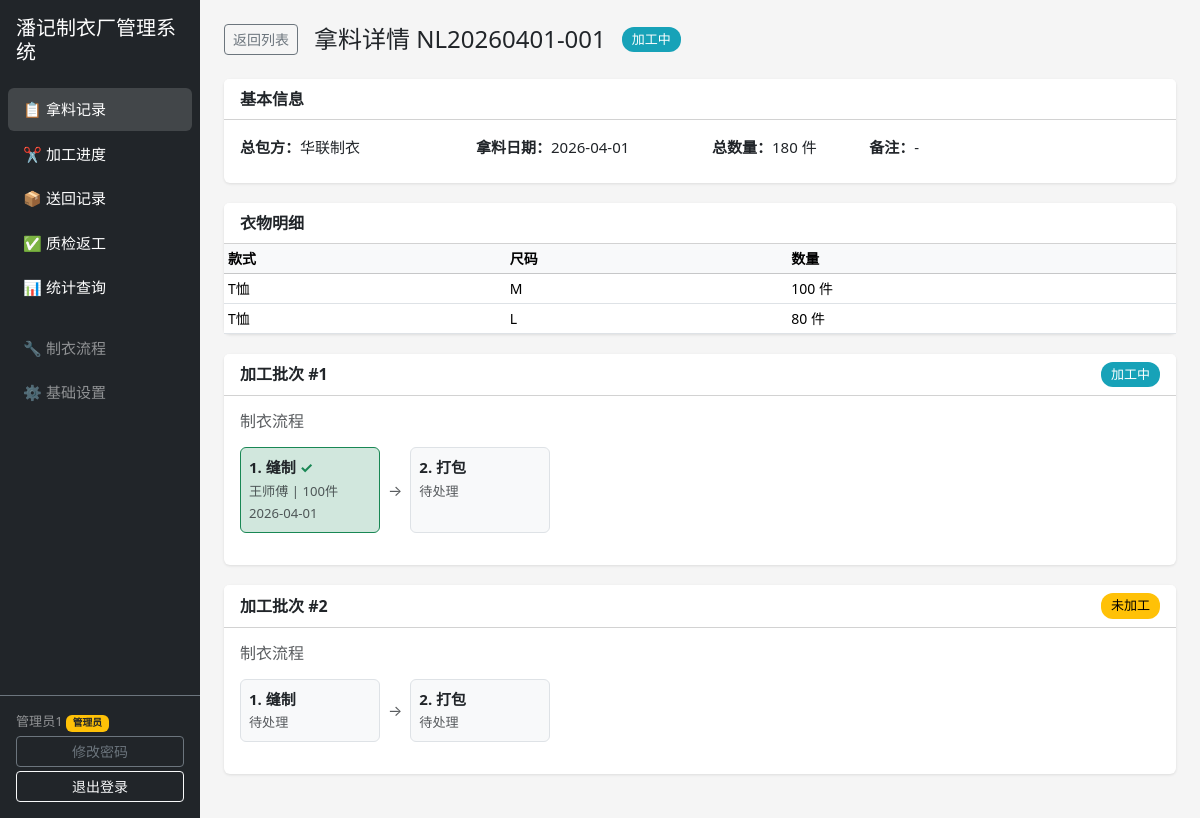
The page /material/1 (signed in) on the database its author committed.
### tables this page shows
CREATE TABLE worker (
    id INTEGER PRIMARY KEY AUTOINCREMENT,
    name TEXT NOT NULL,
    phone TEXT DEFAULT '',
    password TEXT DEFAULT '',
    pwd_changed INTEGER DEFAULT 0,
    is_admin INTEGER DEFAULT 0
);

CREATE TABLE material_pickup (
    id INTEGER PRIMARY KEY AUTOINCREMENT,
    code TEXT NOT NULL DEFAULT '',
    contractor_id INTEGER NOT NULL,
    pickup_date TEXT NOT NULL,
    notes TEXT DEFAULT '',
    status TEXT DEFAULT '未加工',
    FOREIGN KEY (contractor_id) REFERENCES contractor(id)
);

CREATE TABLE contractor (
    id INTEGER PRIMARY KEY AUTOINCREMENT,
    name TEXT NOT NULL,
    contact_person TEXT DEFAULT '',
    contact_info TEXT DEFAULT ''
);

CREATE TABLE material_item (
    id INTEGER PRIMARY KEY AUTOINCREMENT,
    material_id INTEGER NOT NULL,
    style_id INTEGER NOT NULL,
    size TEXT DEFAULT '',
    quantity INTEGER NOT NULL,
    FOREIGN KEY (material_id) REFERENCES material_pickup(id) ON DELETE CASCADE,
    FOREIGN KEY (style_id) REFERENCES style(id)
);

CREATE TABLE style (
    id INTEGER PRIMARY KEY AUTOINCREMENT,
    name TEXT NOT NULL,
    spec TEXT DEFAULT ''
);

CREATE TABLE processing (
    id INTEGER PRIMARY KEY AUTOINCREMENT,
    material_id INTEGER NOT NULL,
    batch_qty INTEGER NOT NULL DEFAULT 0,
    status TEXT DEFAULT '未加工',
    FOREIGN KEY (material_id) REFERENCES material_pickup(id)
);

CREATE TABLE processing_step (
    id INTEGER PRIMARY KEY AUTOINCREMENT,
    processing_id INTEGER NOT NULL,
    flow_step_id INTEGER NOT NULL,
    worker_id INTEGER,
    quantity INTEGER,
    complete_date TEXT,
    FOREIGN KEY (processing_id) REFERENCES processing(id) ON DELETE CASCADE,
    FOREIGN KEY (flow_step_id) REFERENCES flow_step(id),
    FOREIGN KEY (worker_id) REFERENCES worker(id)
);

CREATE TABLE flow_step (
    id INTEGER PRIMARY KEY AUTOINCREMENT,
    contractor_id INTEGER NOT NULL,
    name TEXT NOT NULL,
    step_order INTEGER NOT NULL DEFAULT 0,
    FOREIGN KEY (contractor_id) REFERENCES contractor(id) ON DELETE CASCADE
);

### garment/app/views/material.py (the view, shortened to what this page needs)
@bp.route('/<int:id>')
def detail(id):
    db = get_db()
    material = db.execute(
        MATERIAL_SUMMARY_SQL + ' WHERE m.id=? GROUP BY m.id', (id,)
    ).fetchone()
    if not material:
        flash('记录不存在', 'error')
        return redirect(url_for('material.list_materials'))
    items = db.execute("""SELECT mi.*, s.name as style_name
                          FROM material_item mi JOIN style s ON mi.style_id = s.id
                          WHERE mi.material_id=? ORDER BY mi.id""", (id,)).fetchall()
    procs = db.execute('SELECT * FROM processing WHERE material_id=? ORDER BY id', (id,)).fetchall()
    proc_details = []
    for p in procs:
        steps = db.execute("""SELECT ps.*, fs.name as step_name, fs.step_order, w.name as worker_name
                              FROM processing_step ps
                              JOIN flow_step fs ON ps.flow_step_id = fs.id
                              LEFT JOIN worker w ON ps.worker_id = w.id
                              WHERE ps.processing_id=? ORDER BY fs.step_order""", (p['id'],)).fetchall()
        returns = db.execute("""SELECT r.*, w.name as worker_name
                                FROM return_record r
                                LEFT JOIN worker w ON r.worker_id = w.id
                                WHERE r.processing_id=? ORDER BY r.return_date""", (p['id'],)).fetchall()
        qc_list = []
        proc_details.append({
            'proc': dict(p),
            'steps': [dict(s) for s in steps],
            'qc_chain': qc_list,
        })
    return render_template('material_detail.html', material=material, items=items,
                           proc_details=proc_details)

### garment/app/models.py (called while the page is built)
def get_db():
    if 'db' not in g:
        g.db = sqlite3.connect(current_app.config['DB_PATH'])
        g.db.row_factory = sqlite3.Row
        g.db.execute('PRAGMA foreign_keys = ON')
    return g.db

### garment/app/views/auth.py (called while the page is built)
@bp.before_app_request
def load_current_user():
    user_id = session.get('user_id')
    if user_id:
        g.user = get_db().execute('SELECT * FROM worker WHERE id=?', (user_id,)).fetchone()
    else:
        g.user = None
    if g.user and not g.user['pwd_changed'] and request.endpoint not in ('auth.change_password', 'auth.logout', 'static'):
        return redirect(url_for('auth.change_password'))

### garment/app/views/material.py (called while the page is built)
@bp.before_request
def require_login():
    if g.user is None:
        return redirect(url_for('auth.login'))

### garment/app/templates/material_detail.html (shortened to what this page needs)
{% extends "base.html" %}
{% block content %}
<div class="d-flex align-items-center mb-4">
    <a href="{{ url_for('material.list_materials') }}" class="btn btn-sm btn-outline-secondary me-3">返回列表</a>
    <h4 class="mb-0">拿料详情 {{ material.code }}</h4>
    <span class="status-badge status-{{ material.status }} ms-3">{{ material.status }}</span>
</div>
<div class="card">
    <div class="card-header bg-white">基本信息</div>
    <div class="card-body">
        <div class="row mb-2">
            <div class="col-md-3"><strong>总包方：</strong>{{ material.contractor_name }}</div>
            <div class="col-md-3"><strong>拿料日期：</strong>{{ material.pickup_date }}</div>
            <div class="col-md-2"><strong>总数量：</strong>{{ material.total_qty or 0 }} 件</div>
            <div class="col-md-4"><strong>备注：</strong>{{ material.notes or '-' }}</div>
        </div>
    </div>
</div>
<div class="card">
    <div class="card-header bg-white">衣物明细</div>
    <div class="card-body p-0">
        <table class="table table-sm mb-0">
            <thead class="table-light"><tr><th>款式</th><th>尺码</th><th>数量</th></tr></thead>
            <tbody>
            {% for item in items %}
            <tr>
                <td>{{ item.style_name }}</td>
                <td>{{ item.size or '-' }}</td>
                <td>{{ item.quantity }} 件</td>
            </tr>
            {% endfor %}
            </tbody>
        </table>
    </div>
</div>
{% for pd in proc_details %}
<div class="card">
    <div class="card-header bg-white d-flex justify-content-between align-items-center">
        <span>加工批次 #{{ pd.proc.id }}</span>
        <span class="status-badge status-{{ pd.proc.status }}">{{ pd.proc.status }}</span>
    </div>
    <div class="card-body p-0">
        <div class="p-3">
            <h6 class="text-muted mb-3">制衣流程</h6>
            <div class="d-flex flex-wrap gap-2 mb-3">
                {% for s in pd.steps %}
                <div class="border rounded p-2 {{ 'bg-success-subtle border-success' if s.complete_date else 'bg-light' }}" style="min-width:140px">
                    <div class="fw-bold">{{ s.step_order }}. {{ s.step_name }}
                        {% if s.complete_date %}<span class="text-success">✓</span>{% endif %}
                    </div>
                    {% if s.complete_date %}
                    <small class="text-muted">
                        {{ s.worker_name or '' }} | {{ s.quantity }}件<br>
                        {{ s.complete_date }}
                    </small>
                    {% else %}
                    <small class="text-muted">待处理</small>
                    {% endif %}
                </div>
                {% if not loop.last %}<div class="d-flex align-items-center text-muted">→</div>{% endif %}
                {% endfor %}
            </div>
        </div>
    </div>
</div>
{% endfor %}
{% endblock %}

### garment/app/templates/base.html (shortened to what this page needs)
<!DOCTYPE html>
<html lang="zh-CN">
<head>
    <link href="https://cdn.jsdelivr.net/npm/bootstrap@5.3.3/dist/css/bootstrap.min.css" rel="stylesheet">
    <link rel="stylesheet" href="{{ url_for('static', filename='css/style.css') }}">
</head>
<body>
    <div class="d-flex">
        <nav class="sidebar bg-dark text-white d-flex flex-column">
            <div class="sidebar-header p-3">
                <h5 class="mb-0">潘记制衣厂管理系统</h5>
            </div>
            <ul class="nav flex-column p-2 flex-grow-1">
                <li class="nav-item">
                    <a class="nav-link text-white {% if request.path.startswith('/material') %}active{% endif %}"
                       href="{{ url_for('material.list_materials') }}">📋 拿料记录</a>
                </li>
                <li class="nav-item">
                    <a class="nav-link text-white {% if request.path.startswith('/processing') %}active{% endif %}"
                       href="{{ url_for('processing.list_processing') }}">✂️ 加工进度</a>
                </li>
                <li class="nav-item">
                    <a class="nav-link text-white {% if request.path.startswith('/returns') %}active{% endif %}"
                       href="{{ url_for('returns.list_returns') }}">📦 送回记录</a>
                </li>
                <li class="nav-item">
                    <a class="nav-link text-white {% if request.path.startswith('/qc') %}active{% endif %}"
                       href="{{ url_for('qc.list_qc') }}">✅ 质检返工</a>
                </li>
                <li class="nav-item">
                    <a class="nav-link text-white {% if request.path.startswith('/stats') %}active{% endif %}"
                       href="{{ url_for('stats.index') }}">📊 {{ '统计查询' if g.user and g.user['is_admin'] else '我的统计' }}</a>
                </li>
                {% if g.user and g.user['is_admin'] %}
                <li class="nav-item mt-3">
                    <a class="nav-link text-white-50 {% if request.path.startswith('/flow') %}active{% endif %}"
                       href="{{ url_for('flow.index') }}">🔧 制衣流程</a>
                </li>
                <li class="nav-item">
                    <a class="nav-link text-white-50 {% if request.path.startswith('/settings') %}active{% endif %}"
                       href="{{ url_for('settings.index') }}">⚙️ 基础设置</a>
                </li>
                {% endif %}
            </ul>
            {% if g.user %}
            <div class="p-3 border-top border-secondary">
                <div class="text-white-50 small mb-1">
                    {{ g.user['name'] }}
                    {% if g.user['is_admin'] %}<span class="badge bg-warning text-dark">管理员</span>{% endif %}
                </div>
                <a href="{{ url_for('auth.change_password') }}" class="btn btn-sm btn-outline-secondary w-100 mb-1">修改密码</a>
                <a href="{{ url_for('auth.logout') }}" class="btn btn-sm btn-outline-light w-100">退出登录</a>
            </div>
            {% endif %}
        </nav>
        <main class="main-content flex-grow-1 p-4">
            {% block content %}{% endblock %}
        </main>
    </div>
</body>
</html>

### garment/app/static/css/style.css (style rules this page uses)
body { font-size: 15px; background-color: #f5f5f5; }
.sidebar { width: 200px; min-height: 100vh; position: sticky; top: 0; }
.sidebar .nav-link { font-size: 15px; padding: 10px 15px; border-radius: 6px; margin-bottom: 2px; }
.sidebar .nav-link.active, .sidebar .nav-link:hover { background-color: rgba(255, 255, 255, 0.15); }
.main-content { min-height: 100vh; }
.table th, .table td { vertical-align: middle; font-size: 14px; }
.btn { font-size: 14px; }
.status-badge { padding: 3px 10px; border-radius: 12px; font-size: 13px; font-weight: 500; }
.status-未加工 { background: #ffc107; color: #000; }
.status-加工中 { background: #17a2b8; color: #fff; }
.card { border: none; box-shadow: 0 1px 3px rgba(0,0,0,0.1); margin-bottom: 20px; }
.card-header { font-weight: 600; font-size: 16px; }

### rows shown on the page
worker: is_admin "统计查询", user.name "管理员1"
material_pickup: code "NL20260401-001", status "加工中", pickup_date "2026-04-01", notes "-"
contractor: contractor_name "华联制衣"
material_item: style_name "T恤", size "M", quantity "100"
material_item: style_name "T恤", size "L", quantity "80"
processing: proc.id "1", proc.status "加工中"
processing_step: step_order "1", step_name "缝制", name "王师傅", quantity "100", complete_date "2026-04-01"
processing_step: step_order "2", step_name "打包", shows "待处理"
processing: proc.id "2", proc.status "未加工"
processing_step: step_order "1", step_name "缝制", shows "待处理"
processing_step: step_order "2", step_name "打包", shows "待处理"

### other values the page prints
{{ material.total_qty or 0 }} "180"
